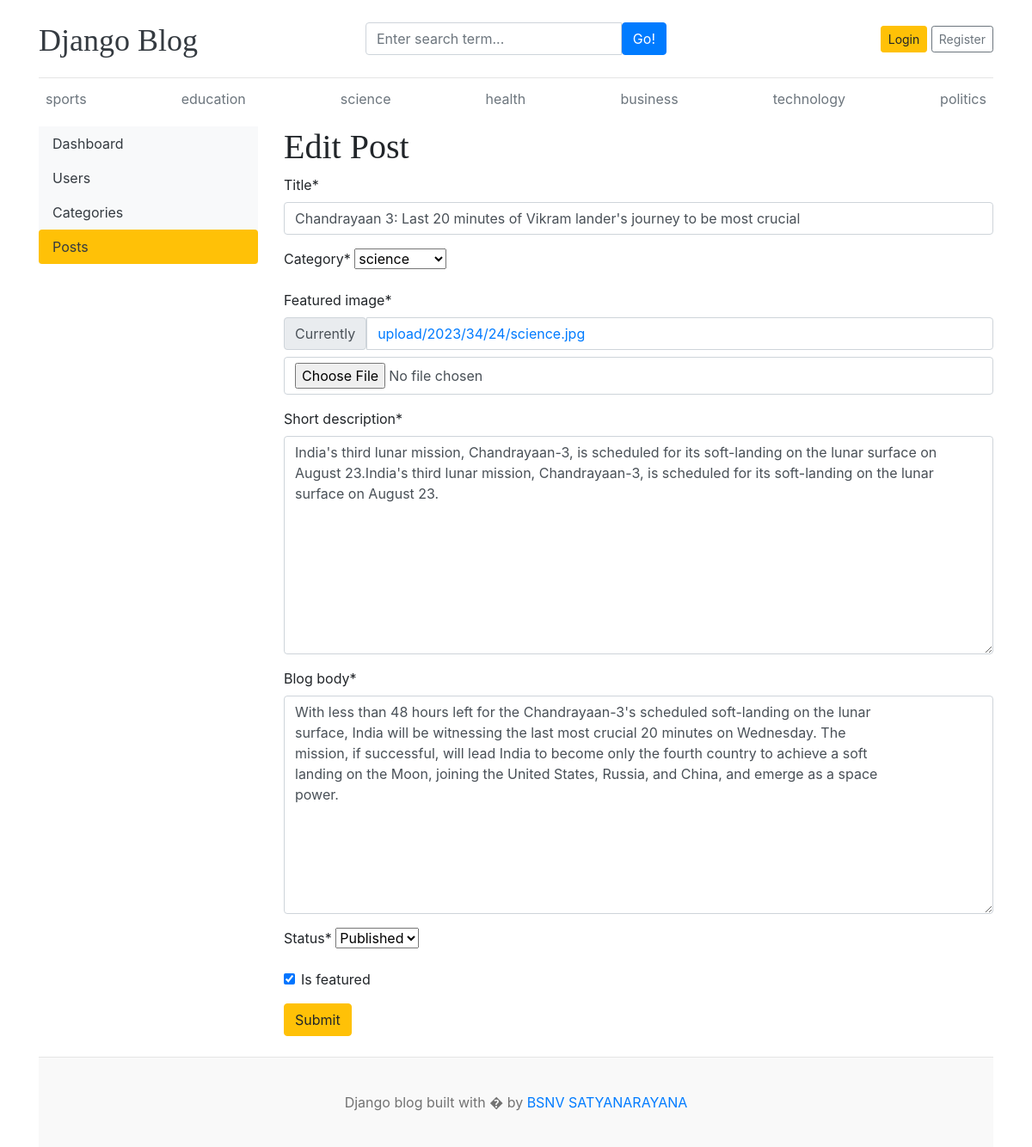
Screenshot of /dashboard/posts/edit/3/ with the database file from the repository.
### blog/models.py (models this page shows, shortened)
class Category(models.Model):
    category_name=models.CharField(max_length=50,unique=True)
    created_at=models.DateTimeField(auto_now_add=True)
    updated_at=models.DateTimeField(auto_now=True)
    class Meta:
        verbose_name_plural='categories'
    def __str__(self):
        return self.category_name

class Blog(models.Model):
    title=models.CharField(max_length=100)
    slug=models.SlugField(max_length=150,unique=True,blank=True)
    category=models.ForeignKey(Category,on_delete=models.CASCADE)
    author=models.ForeignKey(User,on_delete=models.CASCADE)
    featured_image=models.ImageField(upload_to='upload/%Y/%M/%d')
    short_description=models.TextField(max_length=2000)
    blog_body=models.TextField(max_length=5000)
    status=models.CharField(max_length=20,choices=STATUS_CHOICES,default=0)
    is_featured=models.BooleanField(default=False)
    created_at=models.DateTimeField(auto_now_add=True)
    updated_at=models.DateTimeField(auto_now=True)

### dashboards/views.py (the view, shortened to what this page needs)
# urls.py: path('posts/edit/<int:pk>/',views.edit_post,name='edit_post'),
def edit_post(request,pk):
   post=get_object_or_404(Blog,pk=pk)
   form=BlogPostForm(instance=post)
   context={
      'form':form,
      'post':post
   }
   return render(request,'dashboard/edit_post.html',context)

### dashboards/forms.py
class BlogPostForm(forms.ModelForm):
    class Meta:
        model=Blog
        fields=('title','category','featured_image','short_description','blog_body','status','is_featured')

### blog/context_processors.py (called while the page is built)
def get_categories(request):
    categories=Category.objects.all()
    return dict(categories=categories)

def get_social_links(request):
    social_links=SocialLink.objects.all
    return dict(social_links=social_links)

### templates/dashboard/edit_post.html (shortened to what this page needs)
{% extends 'base.html' %}
{% block content %}
{% load crispy_forms_tags %}
  <div class="row">
    {% include 'dashboard/sidebar.html' %}
    <div class="col-md-9">
      <h1>Edit Post</h1>
      <form action="{% url 'edit_post'  post.id %}" method="POST"  enctype="multipart/form-data">
      {{ form | crispy }}
      <button type="submit" class="btn btn-warning">Submit</button>
      </form>
      <br>
    </div>
  </div>
{% endblock %}

### templates/base.html (shortened to what this page needs)
{% load static %}
<!DOCTYPE html>
<html lang="en">
<head>
    <link href="https://getbootstrap.com/docs/4.0/dist/css/bootstrap.min.css" rel="stylesheet">
    <link href="{% static 'css/blog.css' %}" rel="stylesheet">
    <link rel="stylesheet" href="https://cdnjs.cloudflare.com/ajax/libs/font-awesome/4.7.0/css/font-awesome.min.css">
  </head>
<body>
    <div class="container">
      <header class="blog-header py-3">
        <div class="row flex-nowrap justify-content-between align-items-center">
          <div class="col-4 pt-1">
            <a class="blog-header-logo text-dark" href="/">Django Blog</a>
          </div>
          <div class="col-4">
            <form action="{% url 'search' %}" method="GET">
              <div class="input-group">
                <input class="form-control" type="text" name="keyword" value="{{keyword}}" placeholder="Enter search term..." aria-label="Enter search term..." aria-describedby="button-search" />
                <button  type="submit" class="btn btn-primary" id="button-search" type="button">Go!</button>
            </div>
          </div>
          <div class="col-4 d-flex justify-content-end align-items-center">
            {% if not user.is_authenticated %}
            <a class="btn btn-sm btn-warning" href="{% url 'login' %}">Login</a> &nbsp;
            <a class="btn btn-sm btn-outline-secondary" href="{% url 'register' %}">Register</a>
          </div>
          {% else %}
          <span><a href="{% url 'dashboard' %}">Dashboard</a></span>
          &emsp;
          <span><a href="{% url 'logout' %}">Logout</a></span>
          {% endif %}
        </div>
      </header>
      <div class="nav-scroller py-1 mb-2">
        <nav class="nav d-flex justify-content-between">
          {% for cat in categories %}
          <a class="p-2 text-muted" href="{% url 'posts_by_category' cat.id %}">{{cat.category_name}}</a>
          {% endfor %}
        </nav>
      </div>
{% block content %}
{% endblock %}
<footer class="blog-footer">
    <p>Django blog built with � by <a href="#">BSNV SATYANARAYANA</a></p>
  </footer>
  </body>
  </html>

### project1/static/css/blog.css (style rules this page uses)
.blog-header { border-bottom: 1px solid #e5e5e5; }
.blog-header-logo { font-family: "Playfair Display", Georgia, "Times New Roman", serif; font-size: 2.25rem; }
h1, h2, h3, h4, h5, h6 { font-family: "Playfair Display", Georgia, "Times New Roman", serif; }
.blog-footer { padding: 2.5rem 0; color: #727272; text-align: center; background-color: #f9f9f9; border-top: .05rem solid #e5e5e5; }
.blog-footer p:last-child { margin-bottom: 0; }

### rows the page displays
Category: category_name "sports"
Category: category_name "education"
Category: category_name "science"
Category: category_name "health"
Category: category_name "business"
Category: category_name "technology"
Category: category_name "politics"
Blog: title "Chandrayaan 3: Last 20 minutes of Vikram lander's journey to be most crucial", category "science", short_description "India's third lunar mission, Chandrayaan-3, is scheduled for its soft-landing on the lunar surface on August 23.India's third lunar mission, Chandrayaan-3, is scheduled for its soft-landing on the lunar surface on August 23.", blog_body "With less than 48 hours left for the Chandrayaan-3's scheduled soft-landing on the lunar surface, India will be witnessing the last most crucial 20 minutes on Wednesday. The mission, if successful, will lead India to become only the fourth country to achieve a soft landing on the Moon, joining the United States, Russia, and China, and emerge as a space power.", status "Published", is_featured "☑"
